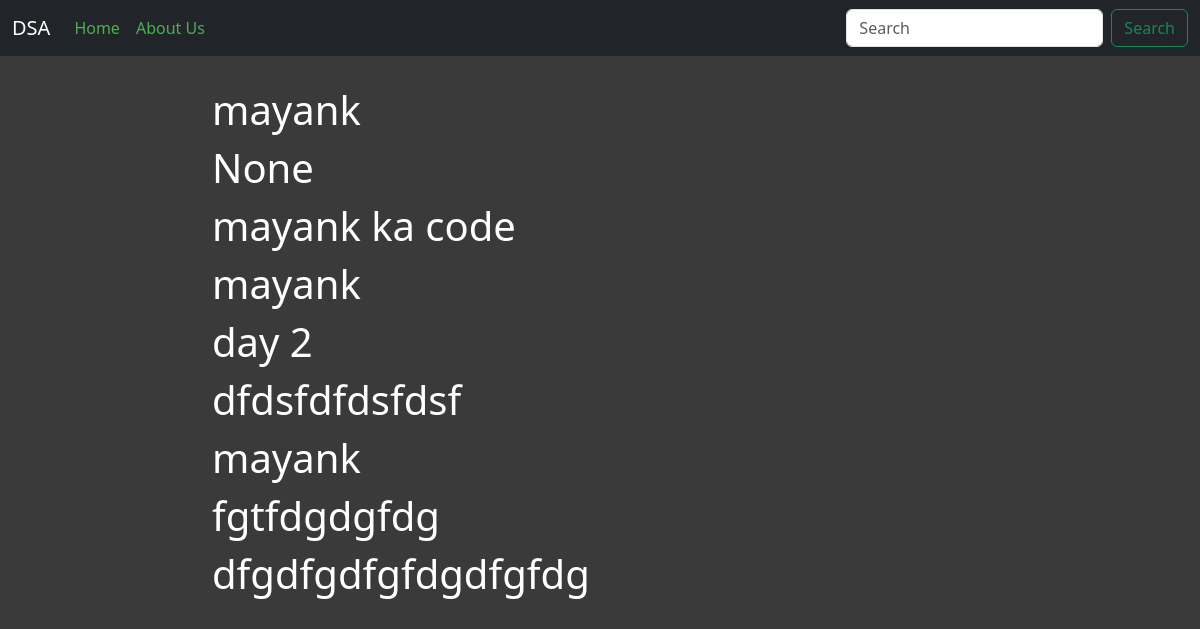
The page /dsa/code/4 on the database its author committed.
### dsa/models.py (models this page shows, shortened)
class UserCode(models.Model):
    user_code = models.ForeignKey(User,blank = True, null = True, on_delete = models.CASCADE, related_name = "user_code")
    day = models.CharField(max_length = 50, blank = True, null = True)
    code = models.CharField(max_length = 50, blank = True, null = True)

class User(models.Model):
    First = models.CharField(max_length = 50, blank = True, null = True)
    last = models.CharField(max_length = 50, blank = True, null = True)
    email = models.EmailField(blank = True, null = True)
    phone_no = models.CharField(max_length = 50, blank = True, null = True)

### dsa/views.py (the view)
# urls.py: path('code/<int:id>', Code.as_view(), name='code'),
class Code(View):
    def get(self, request, id):
        code_objs = User.objects.get(id = id).user_code.all()
        return render(request, 'user_code.html',{"context":code_objs})

### dsa/template/user_code.html (shortened to what this page needs)
{% extends 'base.html' %}
{% load static %}
{% block content2 %}
  <div class="main">
    <div class="container">
      <div class="users">
        {% for code in context %}
          <h1>{{ code.user_code.First }}</h1>
          <h1>{{ code.day }}</h1>
          <h1>{{ code.code }}</h1>
        {% endfor %}
      </div>
    </div>
  </div>
{% endblock %}

### static/dsa-static/css/home.css (style rules this page uses)
body { background-color: rgb(58, 58, 58); color: #fff; }
.main { padding: 20px; }
.container { max-width: 800px; margin: 0 auto; }

### static/dsa-static/css/user_pro.css (style rules this page uses)
body { background-color: rgb(58, 58, 58); color: #fff; }
.main { padding: 8px; }
.users { text-align: left; }
.users h1 { margin: 10px 0; }

### rows shown on the page
UserCode: user_code.First "mayank", day "None", code "mayank ka code"
UserCode: user_code.First "mayank", day "day 2", code "dfdsfdfdsfdsf"
UserCode: user_code.First "mayank", day "fgtfdgdgfdg", code "dfgdfgdfgfdgdfgfdg"
